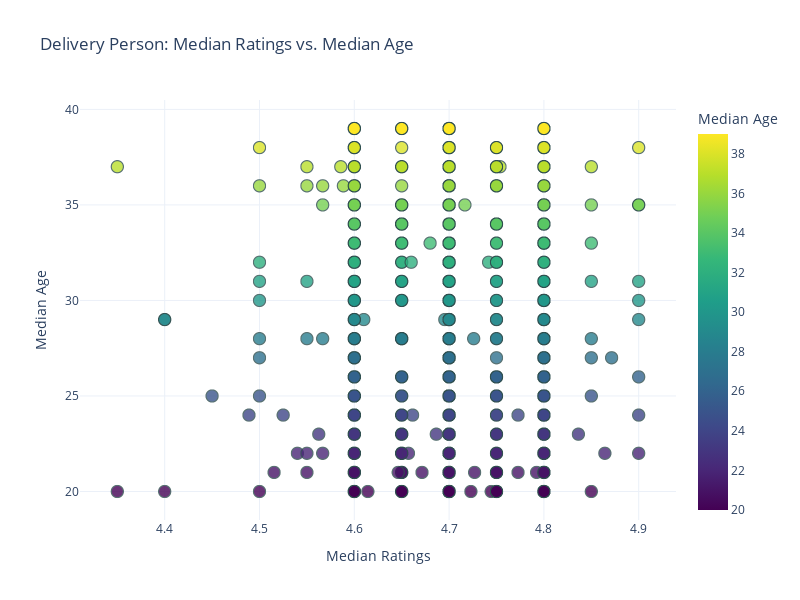

Notebook code cell kept with this figure:
### Code cell
df_summary = df.groupby('Delivery_person_ID').agg({
    'Delivery_person_Ratings': 'median',
    'Delivery_person_Age': lambda x: x.mode().iloc[0]
}).reset_index()

fig = px.scatter(
    df_summary,
    x='Delivery_person_Ratings',
    y='Delivery_person_Age',
    hover_data=['Delivery_person_ID'],
    title='Delivery Person: Median Ratings vs. Median Age',
    labels={
        'Delivery_person_Ratings': 'Median Ratings',
        'Delivery_person_Age': 'Median Age'
    },
    color='Delivery_person_Age',
    color_continuous_scale=px.colors.sequential.Viridis,
    size_max=15,
    height=600,
    width=800
)

fig.update_traces(marker=dict(size=12, opacity=0.8, line=dict(width=1, color='DarkSlateGrey')))
fig.update_layout(template='plotly_white')
fig.show()

### Figure 1 — Plotly figure (JSON) as saved in the notebook; plotly's stock layout.template omitted (floating-point values rounded to 4 significant figures; data arrays with more than 128 entries replaced by an {"elided": "..."} marker saying what was removed)
{"data": [{"customdata": {"elided": "1320x1 str values"}, "hovertemplate": "Median Ratings=%{x}<br>Median Age=%{marker.color}<br>Delivery_person_ID=%{customdata[0]}<extra></extra>", "legendgroup": "", "marker": {"color": {"elided": "1320 float values"}, "coloraxis": "coloraxis", "line": {"color": "DarkSlateGrey", "width": 1}, "opacity": 0.8, "size": 12, "symbol": "circle"}, "mode": "markers", "name": "", "showlegend": false, "type": "scattergl", "x": {"elided": "1320 float values"}, "xaxis": "x", "y": {"elided": "1320 float values"}, "yaxis": "y"}], "layout": {"coloraxis": {"colorbar": {"title": {"text": "Median Age"}}, "colorscale": [[0, "#440154"], [0.1111, "#482878"], [0.2222, "#3e4989"], [0.3333, "#31688e"], [0.4444, "#26828e"], [0.5556, "#1f9e89"], [0.6667, "#35b779"], [0.7778, "#6ece58"], [0.8889, "#b5de2b"], [1, "#fde725"]]}, "height": 600, "legend": {"tracegroupgap": 0}, "title": {"text": "Delivery Person: Median Ratings vs. Median Age"}, "width": 800, "xaxis": {"anchor": "y", "domain": [0, 1], "title": {"text": "Median Ratings"}}, "yaxis": {"anchor": "x", "domain": [0, 1], "title": {"text": "Median Age"}}}}
